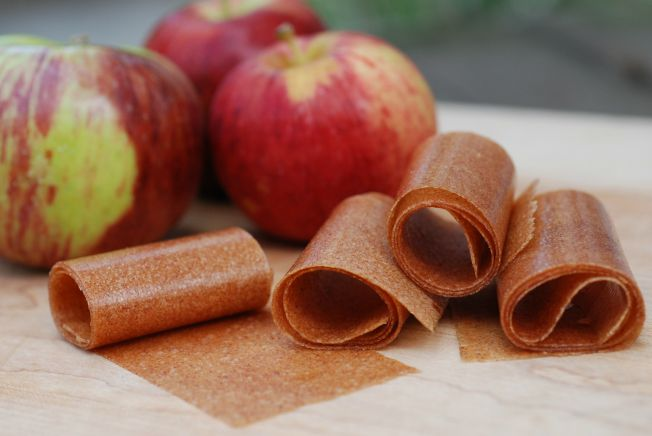
#> input picture object-detection-dataset/train/apple_11.jpg, 652 x 436 px, found by its file name; its folder holds only this picture in this run
$ jupyter execute --allow-errors CNN-OD.ipynb
#> lines starting #> are read from the running program, lines starting #| are printed output that depends on the picture; after the words box and inside, x2 and y2 are one past the last pixel; in counts of white or black regions, pixels touching at a corner belong together
[cell 1]
import os
import cv2
import numpy as np
import pandas as pd

def generate_bounding_boxes(image_dir):
#> called with image_dir = '/content/drive/MyDrive/dataset/train'
    image_files = os.listdir(image_dir)
    data = []

    for img_name in image_files:
        img_path = os.path.join(image_dir, img_name)
        img = cv2.imread(img_path)
#> img is the input picture: shape (436, 652, 3); mean B, G, R 93.3, 110.9, 152.5
        if img is None:
            continue

        img_resized = cv2.resize(img, (224, 224))
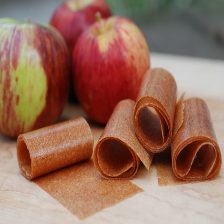
#> img_resized: shape (224, 224, 3); mean B, G, R 93.1, 110.8, 152.4
        gray = cv2.cvtColor(img_resized, cv2.COLOR_BGR2GRAY)
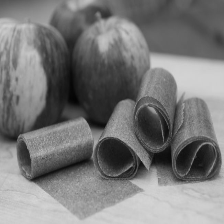
#> gray: shape (224, 224); min 3, max 214, mean 121.2
        _, thresh = cv2.threshold(gray, 50, 255, cv2.THRESH_BINARY_INV + cv2.THRESH_OTSU)
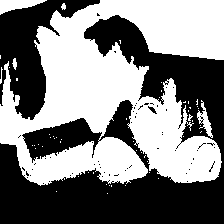
#> thresh: shape (224, 224); 50.4% white; 59 black regions (56 under 20 px)
        contours, _ = cv2.findContours(thresh, cv2.RETR_EXTERNAL, cv2.CHAIN_APPROX_SIMPLE)
#> contours = 42 contours, 38 with area under 20; largest, box (x1, y1, x2, y2) and area: (0, 0, 224, 186) 25669, (0, 0, 47, 15) 318, (197, 100, 213, 138) 176, (12, 58, 17, 70) 24

        if contours:
            # Take the largest contour
            c = max(contours, key=cv2.contourArea)
#> c = contour of 878 points, box (x1, y1, x2, y2) (0, 0, 224, 186), area 25669
            x, y, w, h = cv2.boundingRect(c)
#> x = 0; y = 0; w = 224; h = 186

            # Normalize the coordinates
            xmin = x / 224
#> xmin = 0
            ymin = y / 224
#> ymin = 0
            xmax = (x + w) / 224
#> xmax = 1
            ymax = (y + h) / 224
#> ymax = 0.83

            data.append((img_resized / 255.0, [xmin, ymin, xmax, ymax]))

    return zip(*data)

# Example
X_train_imgs, y_train_bboxes = generate_bounding_boxes("/content/drive/MyDrive/dataset/train")
#> y_train_bboxes = ([0, 0, 1, 0.83],)
#> (the rest of this cell did not finish here and is left out)


X_train = np.array(list(X_train_imgs))
y_train = np.array(list(y_train_bboxes))
X_test = np.array(list(X_test_imgs))
y_test = np.array(list(y_test_bboxes))

$ run again, on object-detection-dataset/train/apple_23.jpg
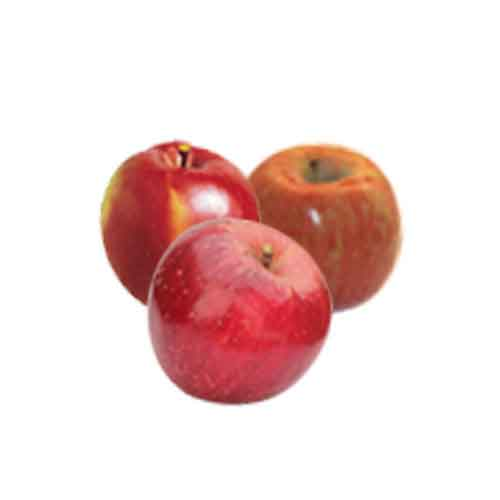
#> input picture object-detection-dataset/train/apple_23.jpg, 500 x 500 px, found by its file name
#> in generate_bounding_boxes, img is the input picture: shape (500, 500, 3); mean B, G, R 213.5, 215.4, 239.3
#> in generate_bounding_boxes, `gray = cv2.cvtColor(img_resized, cv2.COLOR_BGR2GRAY)`:
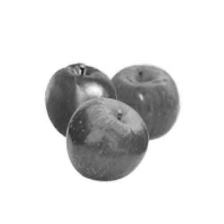
#> gray: shape (224, 224); min 28, max 255, mean 222.3
#> in generate_bounding_boxes, `_, thresh = cv2.threshold(gray, 50, 255, cv2.THRESH_BINARY_INV + cv2.T..`:
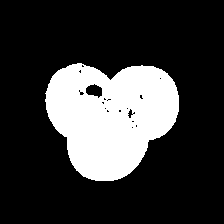
#> thresh: shape (224, 224); 22.3% white; 1 white region
#> contours = 1 contour; box (x1, y1, x2, y2) and area: (45, 63, 179, 181) 11247
#> c = contour of 183 points, box (x1, y1, x2, y2) (45, 63, 179, 181), area 11247
#> x = 45; y = 63; w = 134; h = 118
#> xmin = 0.201
#> ymin = 0.281
#> xmax = 0.799
#> ymax = 0.808
#> y_train_bboxes = ([0.201, 0.281, 0.799, 0.808],)

$ run again, on object-detection-dataset/train/apple_27.jpg
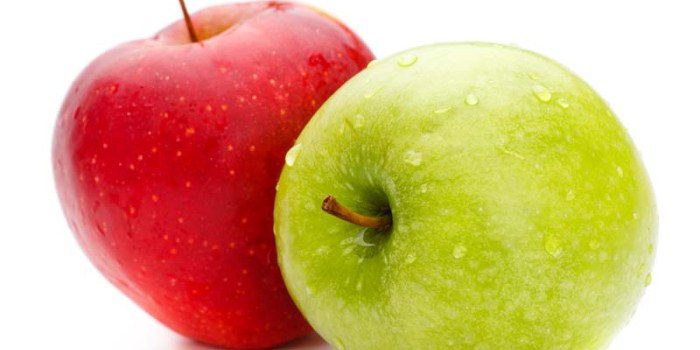
#> input picture object-detection-dataset/train/apple_27.jpg, 700 x 350 px, found by its file name
#> in generate_bounding_boxes, img is the input picture: shape (350, 700, 3); mean B, G, R 123.5, 173.9, 215.4
#> in generate_bounding_boxes, `gray = cv2.cvtColor(img_resized, cv2.COLOR_BGR2GRAY)`:
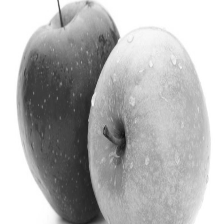
#> gray: shape (224, 224); min 14, max 255, mean 180.5
#> in generate_bounding_boxes, `_, thresh = cv2.threshold(gray, 50, 255, cv2.THRESH_BINARY_INV + cv2.T..`:
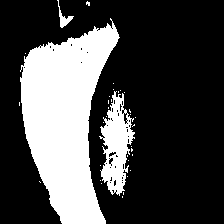
#> thresh: shape (224, 224); 28.1% white; 34 white regions (31 under 20 px)
#> contours = 34 contours, 31 with area under 20; largest, box (x1, y1, x2, y2) and area: (20, 18, 120, 224) 11644, (99, 91, 135, 196) 1965, (57, 0, 74, 28) 93
#> c = contour of 301 points, box (x1, y1, x2, y2) (20, 18, 120, 224), area 11644
#> x = 20; y = 18; w = 100; h = 206
#> xmin = 0.0893
#> ymin = 0.0804
#> xmax = 0.536
#> ymax = 1
#> y_train_bboxes = ([0.0893, 0.0804, 0.536, 1],)
